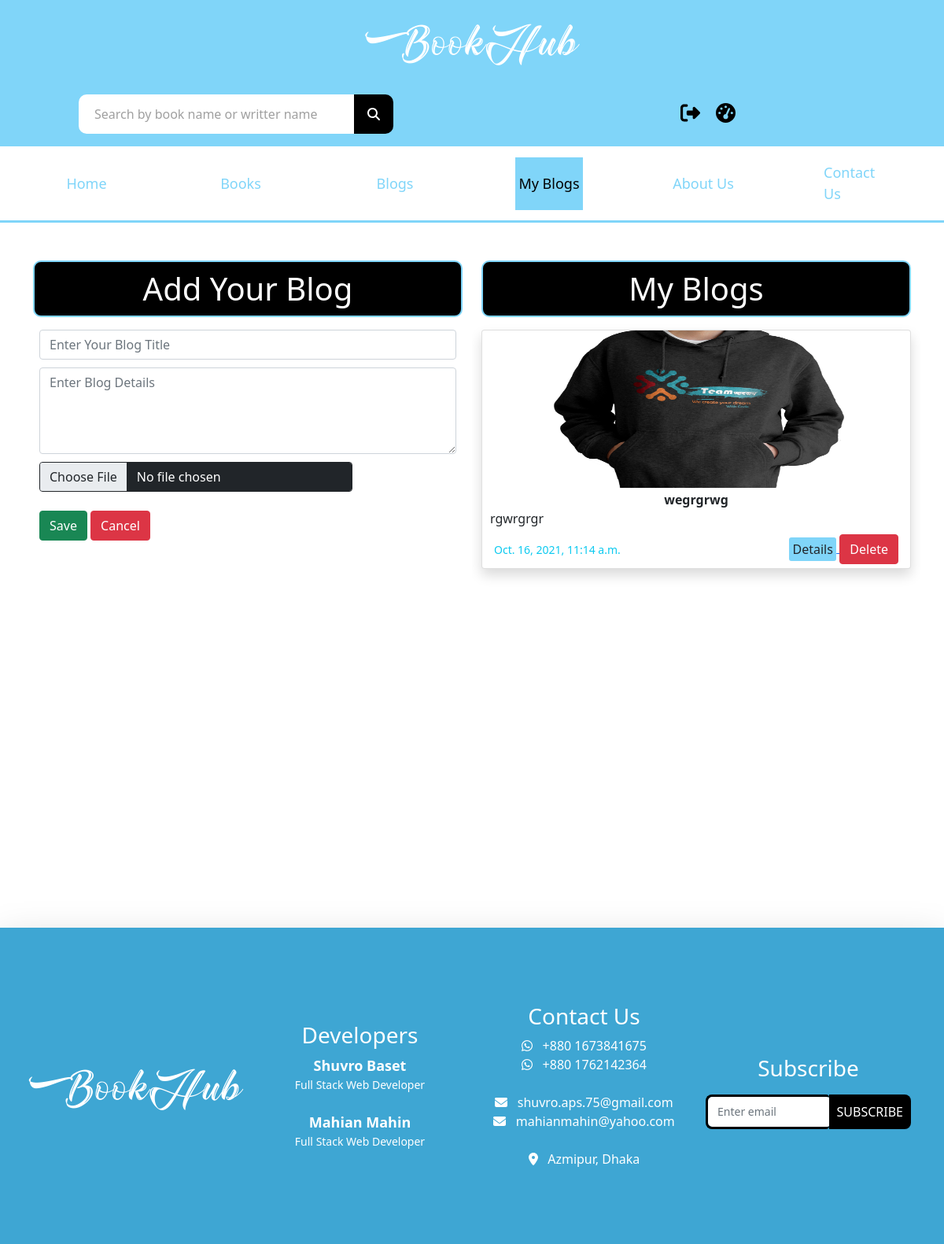
/my_blog/ (signed in), run on the app's committed database.
### bookHub_app/models.py (models this page shows, shortened)
class Blogs(models.Model):
    user = models.ForeignKey(User, on_delete=models.CASCADE)
    title = models.CharField(max_length=50)
    description = models.CharField(max_length=250, null=True, blank=True)
    thumbnail = models.ImageField(upload_to='blog_img')
    created_time = models.DateTimeField(default=datetime.now(),)

### bookHub_app/views.py (the view, shortened to what this page needs)
# urls.py: path('my_blog/', my_blog, name="my_blog"),
def my_blog(request):
    if request.user.is_authenticated:
        my_blog_ins = Blogs.objects.filter(user_id=request.user.id).exists()
        if my_blog_ins:
            my_blogs = Blogs.objects.filter(user_id=request.user.id)
        else:
            my_blogs = {}
        context = {
            "my_blog": "active",
            "my_blogs": my_blogs
        }
        return render(request, 'blog.html', context)
    else:
        messages.warning(request, "You must be logged in")
        return redirect('/login')

### templates/blog.html (shortened to what this page needs)
{% extends 'main.html' %}
{% load static %}
{% block content %}
<section class="blog-section">
    <div class="container">
        <div class="row my-5">
            <div class="col-lg-6">
                <h1 class="text-center heading-border">Add Your Blog</h1>
                <div class="p-2">
                    <form method="post" class="form-group" enctype="multipart/form-data">
                        <input class="form-control " name="title" type="text" placeholder="Enter Your Blog Title"
                               aria-label=" example" required>
                        <textarea class="form-control" name="description" id="" cols="30"
                                  placeholder="Enter Blog Details" rows="4" required></textarea>
                        <input type="file" accept="image/*" class="form-control btn btn-dark w-75" name="img"
                               required>
                        <br><br>
                        <input type="submit" value="Save" class="btn btn-success">
                        <button id="close_book_add" class="btn btn-danger">Cancel</button>
                    </form>
                </div>
            </div>
            <div class="col-lg-6 my-blogs all_reviews">
                <h1 class="text-center heading-border">My Blogs</h1>
                {% for blog in my_blogs %}
                    <div class="card my-3 shadow">
                        <img src={{ blog.thumbnail.url }} class='img-fluid'>
                        <div class="card-body">
                            <p class="text-center fw-bolder">{{ blog.title }} </p>
                            <p class=""> {{ blog.description }} </p>
                        </div>
                        <div class="card-footer bg-white d-flex justify-content-between align-items-center">
                            <small class='text-info'>{{ blog.created_time }}</small>
                            <div>
                                <a href={% url 'single_blog' id=blog.id title=blog.title %}> <input
                                         value="Details" class="btn details-btn">
                                <a href={% url 'delete_blog' blog.id %}><button class="btn btn-danger">Delete</button></a>
                            </div>
                        </div>
                    </div>
                {% endfor %}
            </div>
        </div>
    </div>
</section>
{% endblock %}

### static/css/style.css (style rules this page uses)
.details-btn { padding: 2px; background-color: #80D5F9; border-radius: 3px; width: 60px; }
.all_reviews { height: 280px; overflow-y: auto; scrollbar-width: thin; }
.all_reviews { scrollbar-width: thin; scrollbar-color: #80D5F9; }
.book_upload_form input[type="text"], textarea { margin: 10px 0; }
.heading-border { background: black; color: white; padding: 10px; border: 2px solid #80D5F9; border-radius: 10px; }
.card img { height: 200px; border-radius: 5px; }
.card-body { padding: 3px 10px !important; }
.card-body p { margin: 0; }
.card-footer { margin: 5px 15px !important; padding: 0 !important; border-top: none !important; }
.my-blogs { height: 100vh; overflow-y: scroll; }

### data on the page
Blogs: thumbnail (picture), title "wegrgrwg", description "rgwrgrgr", created_time "Oct. 16, 2021, 11:14 a.m."
